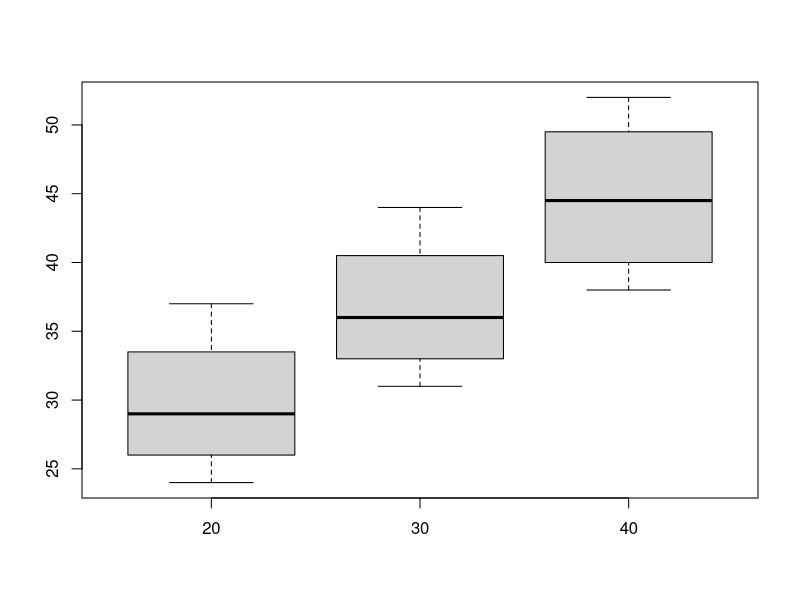

Generate this figure with R: (Note: this script raises an error after producing the figure.)
## ---- chunk 1
bioativ <- c(24, 28, 37, 30, 37, 44, 31, 35, 42, 47, 52, 38)
trat <- c(rep(20,4),rep(30,4),rep(40,4))
trat <- as.factor(trat) 
dados <- data.frame(trat, bioativ)
str(dados)
## ---- chunk 2
# Dados
dados
## ---- chunk 3
# Boxplot
boxplot(split(dados$bioativ,dados$trat))
## ---- chunk 4
model <- aov(dados$bioativ ~ dados$trat)
anova(model)
## ---- chunk 5
g <- (fabA_sd^2/fabA_n + fabB_sd^2/fabB_n)^2/(((fabA_sd^2/fabA_n)^2)/(fabA_n-1) + ((fabB_sd^2/fabB_n)^2)/(fabB_n-1))
cat("Valor de g: ", round(g,0), "\n")
## ---- chunk 6
ls = qt(1-alpha/2, g)
cat("Limite Superior: ", ls)

li = qt(alpha/2, g)
cat("Limite Inferior: ", li)

cat("IC: [",li,";", ls,"]")
## ---- chunk 7
t_obs = (fabA_mean - fabB_mean - 0)/(sqrt(fabA_sd^2/fabA_n + fabB_sd^2/fabB_n))
cat("A estatistica de teste para o exemplo dado e: ", t_obs)
